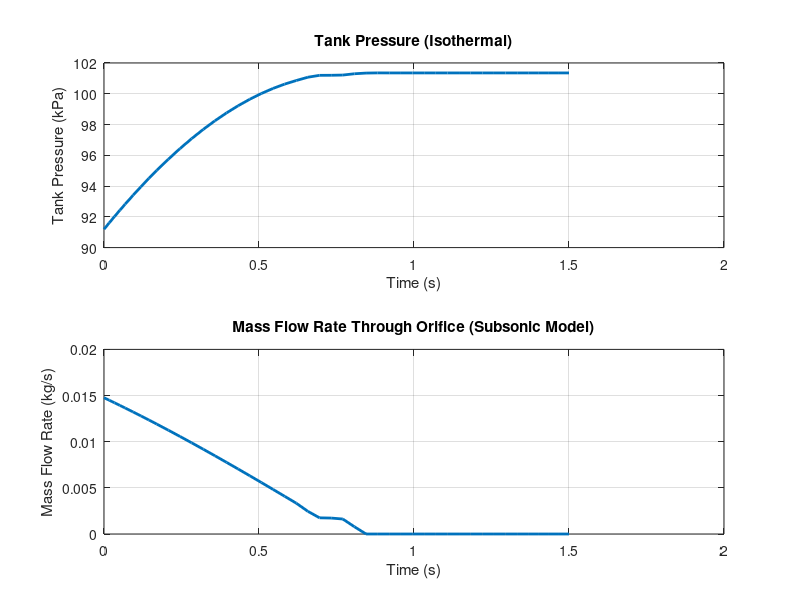

Reproduce this figure in MATLAB.
function Reed_valve_validation()
    % Gas Properties
    gamma = 1.4; % Ratio of specific heats (Cp/Cv)
    R = 287.0; % Specific gas constant for air [J/(kg*K)]
    
    % Upstream (ambient) conditions
    P_up = 101325; % Upstream (ambient) pressure [Pa] 
    T_up = 293.15; % upstream (ambient) pressure [K]
    rho_up = P_up / (R*T_up); % upsteam density. Assuming it is an ideal gas [kg/m^3]
    
    % Tank and Orifice Geometry
    tankVolume = 0.05; % Volume of the tank. For a fixed inflow mdot, a smaller volume increase pressure faster [m^3]
    A_orifice  = 1e-4; % Effective open area of the orifice [m^2]
    
    % Isothermal tank temperature. 
    % (It is reasonable just for basic "sanity check" because it avoids modeling heat transfer)
    T_tank = T_up; % Tank temperature stays constant over time [K]
    
    % Simulation settings
    % The ODE solver will pick its own internal time steps adaptively
    tSpan = [0, 1.5]; % defining the time interval for the simulation [s]
    % We start the tank at 90% of the upsteam pressure. It will be
    % "slightly under-pressurized".
    P0_tank = 0.90 * P_up; % Initial pressure inside the tank [Pa]
    
    % Define the ODE function handle
    % The ODE function returns dP_tank/dt at each time step based on
    % current tank pressure, flow model and 
    % isothermal tank relation: dp/dt = (R*T_tank/V_tank) * mdot_in
    odeFun = @(t, P_tank) tankPressureODE_isothermal(t, P_tank, gamma, R, P_up, T_up, T_tank, tankVolume, A_orifice);
    
    % Solving the ODE using ode45
    % This will give use the time vector that was chosen by solver and the
    % pressure solved at eac time value t.
    [t, P_tank] = ode45(odeFun, tSpan, P0_tank);
    
    % Compute mass flow rate mdot at each recorded time point
    % This uses the SUBSONIC compressible orifice model (THERE IS NO
    % CHOCKING YET). 
    % Upstream is fixed
    mdot = arrayfun(@(P) orificeMassFlow_subsonic(P_up, T_up, P, A_orifice, gamma, R), P_tank); % Compute mass flow rate
    
    % Package results and exports to workspace
    results = [t, P_tank, mdot]; % Combining time, pressure, and mass flow rate into one matrix.
    assignin('base', 'TankChargingData', results);
    
     %% --- Plot results ---
     
        figure(1);
        subplot(2,1,1);
        plot(t, P_tank/1000, 'LineWidth', 2);
        grid on;
        xlabel('Time (s)');
        ylabel('Tank Pressure (kPa)');
        title('Tank Pressure (Isothermal)');
        subplot(2,1,2);
        plot(t, mdot, 'LineWidth', 2);
        grid on;
        xlabel('Time (s)');
        ylabel('Mass Flow Rate (kg/s)');
        title('Mass Flow Rate Through Orifice (Subsonic Model)');
end

function dPdt = tankPressureODE_isothermal(~, P_tank, gamma, R, P_up, T_up, T_tank, V_tank, A_orifice)
    % If tank pressure is at/above upstream, no inflow. (I'm not truly
    % sure whether we should include backwards flow).
    if P_tank >= P_up
        dPdt = 0;
        return;
    end
    % Calling the other function in order to get the mass flow rate.
    mdot_in = orificeMassFlow_subsonic(P_up, T_up, P_tank, A_orifice, gamma, R); 
    % Isothermal ideal gas in fixed volume: 
    % dp/dt = (R*T/V)*mdot
    % For an ideal gas in vessel of constant volume V and constant
    % Temperature T.
    dPdt = (R * T_tank / V_tank) * mdot_in;
end


function mdot = orificeMassFlow_subsonic(P_up, T_up, P_down, A, gamma, R)
    % Returns subsonic compressible mass flow rate through an orifice.
    % Uses ideal gas: rho = P/(R*T)
    if A <= 0 || P_down >= P_up
        mdot = 0;
        return;
    end
    rho_up = P_up / (R * T_up); 
    r = P_down / P_up;  % pressure ratio (down/up), 0<r<1 for inflow
    % Subsonic compressible orifice mass-flux term (written with rho_up)
    sqrtInner = 2 * P_up * rho_up * (gamma/(gamma - 1)) * (r^(2/gamma)) * (1 - r^((gamma - 1)/gamma));
    % Numerical guard (near r ~ 1 can cause tiny negative due to roundoff)
    if sqrtInner <= 0
        mdot = 0;
    else
        mdot = A * sqrt(sqrtInner);
    end
end
